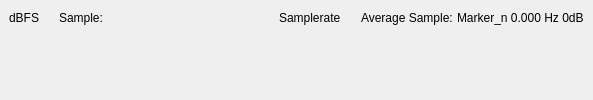
         <widget class="QWidget" name="widgetPlotContainer" native="true">
          <property name="sizePolicy">
           <sizepolicy hsizetype="Expanding" vsizetype="Expanding">
            <horstretch>0</horstretch>
            <verstretch>0</verstretch>
           </sizepolicy>
          </property>
          <property name="plot_container" stdset="0">
           <bool>true</bool>
          </property>
          <layout class="QGridLayout" name="gridLayout">
           <property name="leftMargin">
            <number>0</number>
           </property>
           <property name="topMargin">
            <number>0</number>
           </property>
           <property name="rightMargin">
            <number>0</number>
           </property>
           <property name="bottomMargin">
            <number>0</number>
           </property>
           <property name="horizontalSpacing">
            <number>0</number>
           </property>
           <property name="verticalSpacing">
            <number>10</number>
           </property>
           <item row="1" column="0">
            <layout class="QGridLayout" name="gridLayout_plot">
             <property name="verticalSpacing">
              <number>6</number>
             </property>
            </layout>
           </item>
           <item row="2" column="0">
            <widget class="adiscope::MarkerTable" name="markerTable" native="true">
             <property name="sizePolicy">
              <sizepolicy hsizetype="Preferred" vsizetype="Maximum">
               <horstretch>0</horstretch>
               <verstretch>0</verstretch>
              </sizepolicy>
             </property>
             <property name="maximumSize">
              <size>
               <width>16777215</width>
               <height>120</height>
              </size>
             </property>
            </widget>
           </item>
           <item row="3" column="0">
            <layout class="QHBoxLayout" name="hLayout_plotBottomBar">
             <property name="spacing">
              <number>0</number>
             </property>
            </layout>
           </item>
           <item row="4" column="0">
            <widget class="adiscope::InstrumentNotes" name="instrumentNotes" native="true"/>
           </item>
           <item row="0" column="0">
            <widget class="QWidget" name="topPlotWidget" native="true">
             <layout class="QHBoxLayout" name="hLayout_plotTopBar">
              <property name="spacing">
               <number>0</number>
              </property>
              <property name="bottomMargin">
               <number>0</number>
              </property>
              <item>
               <widget class="QLabel" name="lblMagUnit">
                <property name="text">
                 <string>dBFS</string>
                </property>
               </widget>
              </item>
              <item>
               <spacer name="horizontalSpacer_12">
                <property name="orientation">
                 <enum>Qt::Horizontal</enum>
                </property>
                <property name="sizeType">
                 <enum>QSizePolicy::Fixed</enum>
                </property>
                <property name="sizeHint" stdset="0">
                 <size>
                  <width>20</width>
                  <height>0</height>
                 </size>
                </property>
               </spacer>
              </item>
              <item>
               <widget class="QLabel" name="lbl_crtSampleNb">
                <property name="minimumSize">
                 <size>
                  <width>200</width>
                  <height>0</height>
                 </size>
                </property>
                <property name="maximumSize">
                 <size>
                  <width>200</width>
                  <height>16777215</height>
                 </size>
                </property>
                <property name="text">
                 <string>Sample:</string>
                </property>
               </widget>
              </item>
              <item>
               <spacer name="horizontalSpacer_17">
                <property name="orientation">
                 <enum>Qt::Horizontal</enum>
                </property>
                <property name="sizeHint" stdset="0">
                 <size>
                  <width>20</width>
                  <height>0</height>
                 </size>
                </property>
               </spacer>
              </item>
              <item>
               <widget class="QLabel" name="lbl_sampleRate">
                <property name="text">
                 <string>Samplerate</string>
                </property>
               </widget>
              </item>
              <item>
               <spacer name="horizontalSpacer_14">
                <property name="orientation">
                 <enum>Qt::Horizontal</enum>
                </property>
                <property name="sizeType">
                 <enum>QSizePolicy::Fixed</enum>
                </property>
                <property name="sizeHint" stdset="0">
                 <size>
                  <width>20</width>
                  <height>0</height>
                 </size>
                </property>
               </spacer>
              </item>
              <item>
               <widget class="QLabel" name="lbl_crtAvgSample">
                <property name="text">
                 <string>Average Sample: </string>
                </property>
               </widget>
              </item>
              <item>
               <spacer name="horizontalSpacer_13">
                <property name="orientation">
                 <enum>Qt::Horizontal</enum>
                </property>
                <property name="sizeHint" stdset="0">
                 <size>
                  <width>0</width>
                  <height>10</height>
                 </size>
                </property>
               </spacer>
              </item>
              <item>
               <widget class="QLabel" name="lbl_crtMarkerReading">
                <property name="text">
                 <string>Marker_n 0.000 Hz 0dB</string>
                </property>
               </widget>
              </item>
             </layout>
            </widget>
           </item>
          </layout>
         </widget>
